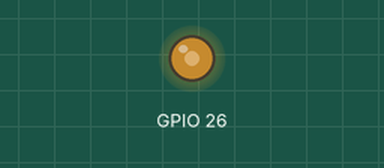
Simulated run of this sketch. Board: ESP32. On the bench: output pins drawn as LEDs (lit = HIGH). I2S audio is not simulated (input reads silence).

Above: at 0.1 s.
Timing chart, 0 to 1.6 s (numbered marks = the images above):
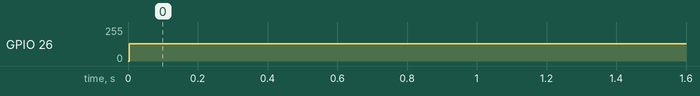

Measured:
- by itself, GPIO 26: 0/255 → 128/255 at 0.00 s

The sketch:

mic_hop_testi.ino
```cpp
#include <Arduino.h>
#include <driver/i2s.h>
#include <driver/dac.h>

#define DAC_CHANNEL DAC_CHANNEL_2 // GPIO 26 (Amfi Girişi)

// INMP441 Pinleri
#define I2S_WS   19
#define I2S_SCK  14
#define I2S_SD   32
#define I2S_PORT I2S_NUM_0

#define SAMPLE_RATE 16000

// Yazılımsal Ses Kazancı (Ses az gelirse 8 veya 16 yapabilirsin)
#define GAIN 8

void setupI2S() {
  i2s_config_t i2s_config = {
    .mode = (i2s_mode_t)(I2S_MODE_MASTER | I2S_MODE_RX),
    .sample_rate = SAMPLE_RATE,
    .bits_per_sample = I2S_BITS_PER_SAMPLE_32BIT,
    .channel_format = I2S_CHANNEL_FMT_ONLY_LEFT,
    .communication_format = I2S_COMM_FORMAT_STAND_I2S,
    .intr_alloc_flags = ESP_INTR_FLAG_LEVEL1,
    .dma_buf_count = 2,
    .dma_buf_len = 128,
    .use_apll = false
  };

  i2s_pin_config_t pin_config = {
    .bck_io_num = I2S_SCK,
    .ws_io_num = I2S_WS,
    .data_out_num = I2S_PIN_NO_CHANGE,
    .data_in_num = I2S_SD
  };

  i2s_driver_install(I2S_PORT, &i2s_config, 0, NULL);
  i2s_set_pin(I2S_PORT, &pin_config);
}

void setup() {
  dac_output_enable(DAC_CHANNEL);
  setupI2S();
}

void loop() {
  int32_t sampleBuffer[64];
  size_t bytesRead = 0;

  i2s_read(I2S_PORT, &sampleBuffer, sizeof(sampleBuffer), &bytesRead, portMAX_DELAY);

  int samplesRead = bytesRead / 4;
  for (int i = 0; i < samplesRead; i++) {
    // 32-bit paketten 24-bit ses verisini hizala
    int32_t pcm = sampleBuffer[i] >> 8;

    // Ses genliğini DAC (0-255) ölçeğine oturtup GAIN ile çarpıyoruz
    int32_t val = ((pcm >> 12) * GAIN) + 128;

    // Sınırlandırma (Clamping)
    if (val > 255) val = 255;
    if (val < 0) val = 0;

    dac_output_voltage(DAC_CHANNEL, (uint8_t)val);
  }
}
```
